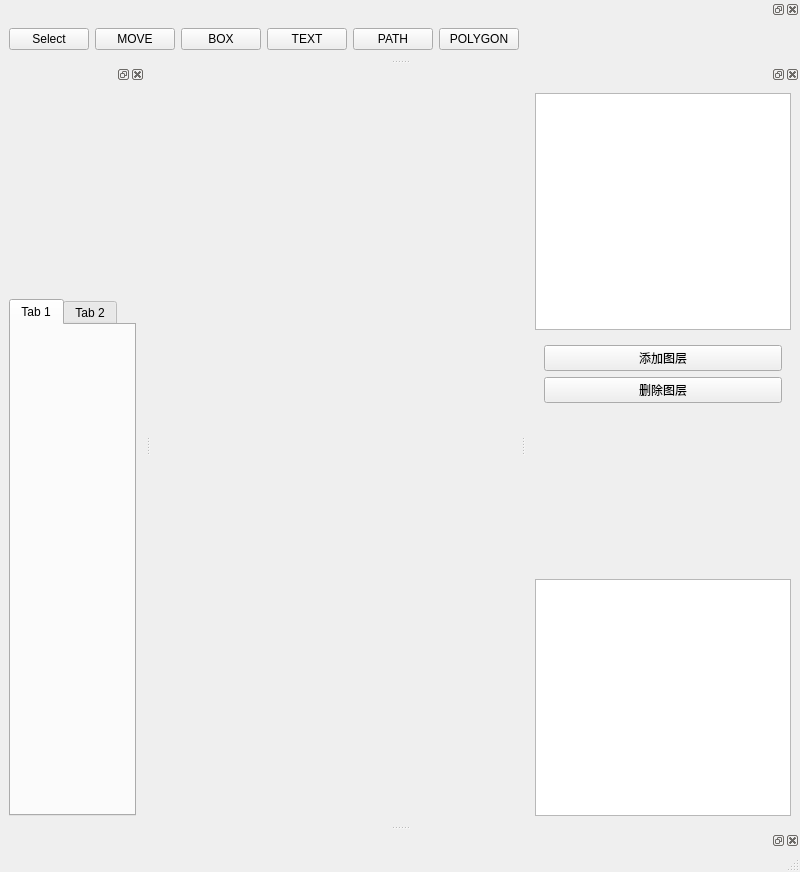
<?xml version="1.0" encoding="UTF-8"?>
<ui version="4.0">
 <class>MainWindow</class>
 <widget class="QMainWindow" name="MainWindow">
  <property name="geometry">
   <rect>
    <x>0</x>
    <y>0</y>
    <width>800</width>
    <height>872</height>
   </rect>
  </property>
  <property name="windowTitle">
   <string>MainWindow</string>
  </property>
  <widget class="QWidget" name="centralwidget">
   <layout class="QVBoxLayout" name="verticalLayout_4"/>
  </widget>
  <widget class="QMenuBar" name="menubar">
   <property name="geometry">
    <rect>
     <x>0</x>
     <y>0</y>
     <width>800</width>
     <height>23</height>
    </rect>
   </property>
  </widget>
  <widget class="QStatusBar" name="statusbar"/>
  <widget class="QDockWidget" name="dockWidget">
   <attribute name="dockWidgetArea">
    <number>4</number>
   </attribute>
   <widget class="QWidget" name="dockWidgetContents">
    <layout class="QHBoxLayout" name="horizontalLayout">
     <item>
      <widget class="QPushButton" name="pushButton_select">
       <property name="text">
        <string>Select</string>
       </property>
      </widget>
     </item>
     <item>
      <widget class="QPushButton" name="pushButton_move">
       <property name="text">
        <string>MOVE</string>
       </property>
      </widget>
     </item>
     <item>
      <widget class="QPushButton" name="pushButton_box">
       <property name="text">
        <string>BOX</string>
       </property>
      </widget>
     </item>
     <item>
      <widget class="QPushButton" name="pushButton_text">
       <property name="text">
        <string>TEXT</string>
       </property>
      </widget>
     </item>
     <item>
      <widget class="QPushButton" name="pushButton_path">
       <property name="text">
        <string>PATH</string>
       </property>
      </widget>
     </item>
     <item>
      <widget class="QPushButton" name="pushButton_polygon">
       <property name="text">
        <string>POLYGON</string>
       </property>
      </widget>
     </item>
     <item>
      <spacer name="horizontalSpacer">
       <property name="orientation">
        <enum>Qt::Horizontal</enum>
       </property>
       <property name="sizeHint" stdset="0">
        <size>
         <width>617</width>
         <height>20</height>
        </size>
       </property>
      </spacer>
     </item>
    </layout>
   </widget>
  </widget>
  <widget class="QDockWidget" name="dockWidget_2">
   <attribute name="dockWidgetArea">
    <number>2</number>
   </attribute>
   <widget class="QWidget" name="dockWidgetContents_2">
    <layout class="QVBoxLayout" name="verticalLayout_2">
     <item>
      <widget class="QTableWidget" name="layercontainer">
       <property name="selectionMode">
        <enum>QAbstractItemView::MultiSelection</enum>
       </property>
       <property name="selectionBehavior">
        <enum>QAbstractItemView::SelectRows</enum>
       </property>
       <property name="verticalScrollMode">
        <enum>QAbstractItemView::ScrollPerPixel</enum>
       </property>
       <property name="horizontalScrollMode">
        <enum>QAbstractItemView::ScrollPerPixel</enum>
       </property>
       <attribute name="horizontalHeaderVisible">
        <bool>false</bool>
       </attribute>
       <attribute name="verticalHeaderVisible">
        <bool>false</bool>
       </attribute>
      </widget>
     </item>
     <item>
      <widget class="QWidget" name="widget" native="true">
       <property name="minimumSize">
        <size>
         <width>0</width>
         <height>200</height>
        </size>
       </property>
       <layout class="QVBoxLayout" name="verticalLayout">
        <item>
         <widget class="QPushButton" name="pushButton_addlayer">
          <property name="text">
           <string>添加图层</string>
          </property>
         </widget>
        </item>
        <item>
         <widget class="QPushButton" name="pushButton_deletelayer">
          <property name="text">
           <string>删除图层</string>
          </property>
         </widget>
        </item>
        <item>
         <spacer name="verticalSpacer">
          <property name="orientation">
           <enum>Qt::Vertical</enum>
          </property>
          <property name="sizeHint" stdset="0">
           <size>
            <width>20</width>
            <height>145</height>
           </size>
          </property>
         </spacer>
        </item>
       </layout>
      </widget>
     </item>
     <item>
      <widget class="QListWidget" name="elementcontainer"/>
     </item>
    </layout>
   </widget>
  </widget>
  <widget class="QDockWidget" name="dockWidget_3">
   <attribute name="dockWidgetArea">
    <number>1</number>
   </attribute>
   <widget class="QWidget" name="dockWidgetContents_3">
    <layout class="QVBoxLayout" name="verticalLayout_3">
     <item>
      <widget class="QWidget" name="widget_2" native="true">
       <property name="minimumSize">
        <size>
         <width>0</width>
         <height>200</height>
        </size>
       </property>
      </widget>
     </item>
     <item>
      <widget class="QTabWidget" name="tabWidget">
       <widget class="QWidget" name="tab">
        <attribute name="title">
         <string>Tab 1</string>
        </attribute>
       </widget>
       <widget class="QWidget" name="tab_2">
        <attribute name="title">
         <string>Tab 2</string>
        </attribute>
       </widget>
      </widget>
     </item>
    </layout>
   </widget>
  </widget>
  <widget class="QDockWidget" name="dockWidget_4">
   <attribute name="dockWidgetArea">
    <number>8</number>
   </attribute>
   <widget class="QWidget" name="dockWidgetContents_6"/>
  </widget>
 </widget>
 <resources/>
 <connections/>
</ui>
